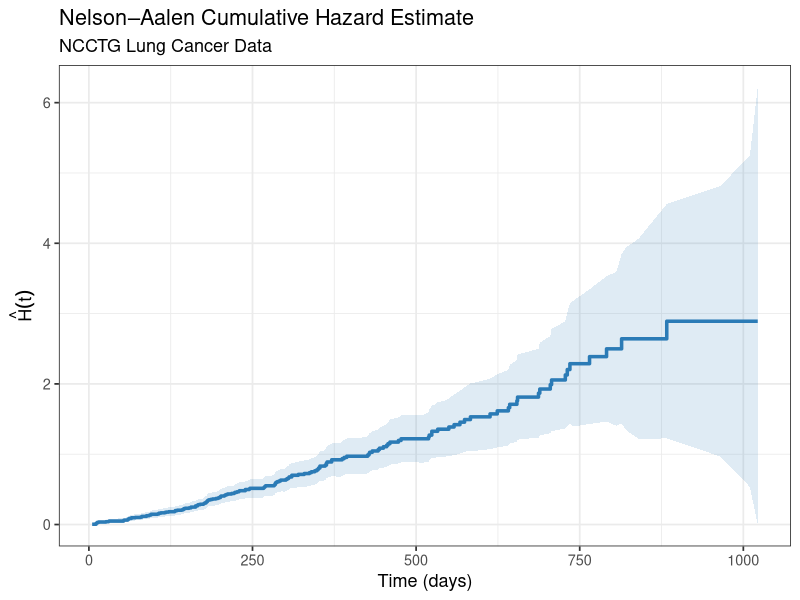
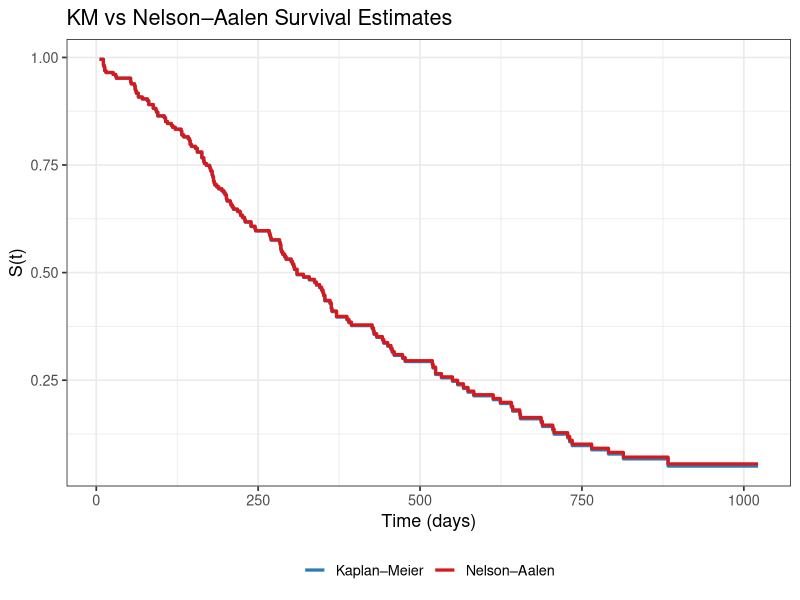

Recreate these plots in R, in order.
## ---- chunk 1
#| label: setup-na
#| echo: false
suppressPackageStartupMessages({
  library(survival); library(survminer); library(ggplot2)
  library(dplyr); library(knitr); library(kableExtra)
})
theme_set(theme_bw(base_size = 13))
data(lung)
lung$SurvObj <- Surv(lung$time, lung$status == 2)
## ---- chunk 2
#| label: tbl-na-manual
#| tbl-cap: "Manual Nelson–Aalen calculation"

times  <- c(1, 2, 3, 3, 4, 5, 7, 8, 8, 10, 12, 14)
events <- c(1, 1, 1, 0, 1, 0, 1, 1, 0,  1,  0,  1)
uniq_et <- unique(sort(times[events == 1]))

na_tbl <- data.frame(t_j = uniq_et)
na_tbl$n_j  <- sapply(na_tbl$t_j, \(x) sum(times >= x))
na_tbl$d_j  <- sapply(na_tbl$t_j, \(x) sum(times == x & events == 1))
na_tbl$incr <- na_tbl$d_j / na_tbl$n_j
na_tbl$H_t  <- cumsum(na_tbl$incr)
na_tbl$S_tilde <- exp(-na_tbl$H_t)
na_tbl$var_H   <- cumsum(na_tbl$d_j / na_tbl$n_j^2)

na_tbl |>
  mutate(across(where(is.numeric), \(x) round(x, 4))) |>
  kbl(col.names = c("t_j","n_j","d_j","d_j/n_j","Ĥ(t)","exp{-Ĥ(t)}","Var[Ĥ(t)]"),
      align = "c") |>
  kable_styling(bootstrap_options = c("striped","condensed"),
                full_width = FALSE, position = "center")
## ---- chunk 3
#| label: fig-na-lung
#| fig-cap: "Nelson–Aalen cumulative hazard estimate with confidence band"
#| fig-align: center
#| fig-width: 8
#| fig-height: 4

na_fit <- survfit(SurvObj ~ 1, data = lung, type = "fh")  # Fleming-Harrington

na_df <- data.frame(
  time   = na_fit$time,
  cumhaz = na_fit$cumhaz,
  lo     = na_fit$cumhaz - 1.96 * sqrt(na_fit$cumhaz / na_fit$n.risk),
  hi     = na_fit$cumhaz + 1.96 * sqrt(na_fit$cumhaz / na_fit$n.risk)
)

ggplot(na_df, aes(x = time, y = cumhaz)) +
  geom_step(colour = "#2C7BB6", linewidth = 1.2) +
  geom_ribbon(aes(ymin = pmax(0, lo), ymax = hi),
              fill = "#2C7BB6", alpha = 0.15) +
  labs(title = "Nelson–Aalen Cumulative Hazard Estimate",
       subtitle = "NCCTG Lung Cancer Data",
       x = "Time (days)", y = expression(hat(H)(t)))
## ---- chunk 4
#| label: fig-km-vs-na
#| fig-cap: "KM and Nelson–Aalen survival estimates: differences emerge in small samples"
#| fig-align: center
#| fig-width: 8
#| fig-height: 4

km_fit  <- survfit(SurvObj ~ 1, data = lung)
na_surv <- exp(-na_fit$cumhaz)

df_comp <- bind_rows(
  data.frame(time = km_fit$time, surv = km_fit$surv, Method = "Kaplan–Meier"),
  data.frame(time = na_fit$time, surv = na_surv,      Method = "Nelson–Aalen")
)

ggplot(df_comp, aes(x = time, y = surv, colour = Method)) +
  geom_step(linewidth = 1.1) +
  scale_colour_manual(values = c("Kaplan–Meier" = "#2C7BB6",
                                 "Nelson–Aalen" = "#D7191C")) +
  labs(title = "KM vs Nelson–Aalen Survival Estimates",
       x = "Time (days)", y = "S(t)",
       colour = NULL) +
  theme(legend.position = "bottom")
